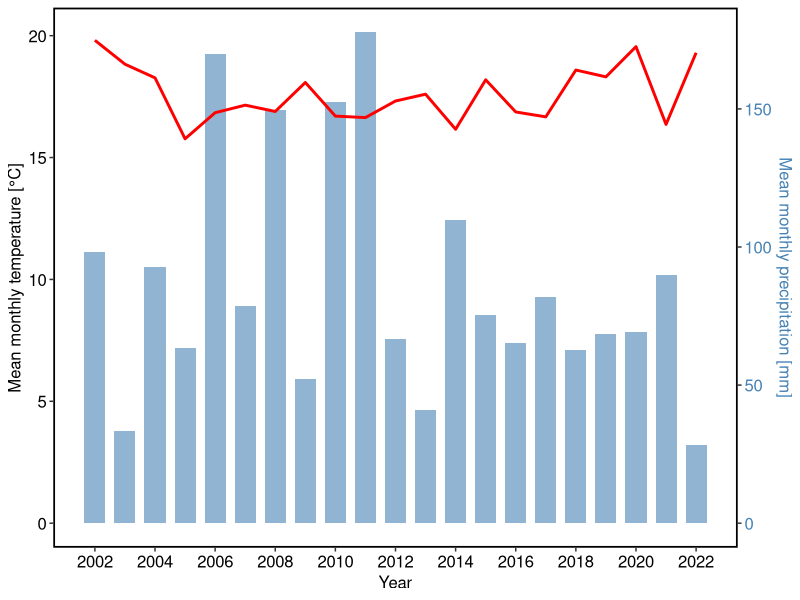

This figure's R source:
## ---- chunk 1
#install.packages("ggplot2")
#install.packages("dplyr")
#install.packages("lubridate")
#install.packages("ggpubr")
#install.packages("tidyverse")
#install.packages("here")
## ---- chunk 2
library(ggplot2)
library(dplyr)
library(lubridate)
library(ggpubr)
library(tidyverse)
library(here)
## ---- chunk 3
# Creates a theme for all plots in this study 
theme_JM <- theme(
  axis.title.x      = element_text(colour = "black", size = 12),
  axis.text.x       = element_text(colour = "black", size = 12), 
  axis.title.y      = element_text(colour = "black", size = 12),
  axis.text.y       = element_text(colour = "black", size = 12), 
  legend.title      = element_text(colour = "black", size = 12),
  legend.text       = element_text(colour = "black", size = 12), 
  legend.position   = "top",
  panel.background  = element_blank(), 
  panel.border      = element_rect(colour = "black", fill = NA, size = 1.2),
  legend.key        = element_blank(),
  strip.text.x      = element_text(colour = "black", size = 12),
  strip.text.y      = element_text(colour = "black", size = 12)
)
## ---- chunk 4
df_precipitation_08 <- read.delim(here("data", "climate", "regional_averages_rr_08.txt"), dec = ".", sep = ";", skip = 1)
df_temperature_08 <- read.delim(here("data", "climate", "regional_averages_tm_08.txt"), dec = ".", sep = ";", skip = 1)
## ---- chunk 5
df_precipitation_08 <- df_precipitation_08 %>%
  select(Year = Jahr, Month = Monat, Precipitation = Schleswig.Holstein)

df_temperature_08 <- df_temperature_08 %>%
  select(Year = Jahr, Month = Monat, Temperature = Schleswig.Holstein)

df_climate_08 <- df_precipitation_08 %>%
  left_join(df_temperature_08, by = c("Year", "Month"))
## ---- chunk 6
max_temp <- max(df_climate_08$Temperature, na.rm = TRUE)
max_precip <- max(df_climate_08$Precipitation, na.rm = TRUE)
scaling_factor <- max_temp / max_precip

plot_climate_08 <- df_climate_08 %>%
  filter(Year > 2001 & Year < 2023) %>%
  ggplot(aes(x = Year)) +
  geom_col(aes(y = Precipitation * scaling_factor), 
           width = 0.7, 
           fill = "steelblue",
           alpha = 0.6) +
  geom_line(aes(y = Temperature), color = "red", linewidth = 1) +
  scale_y_continuous(
    name = "Mean monthly temperature [°C]",
    sec.axis = sec_axis(~./scaling_factor, 
                        name = "Mean monthly precipitation [mm]")
  ) +
  scale_x_continuous(breaks = seq(2002, 2022, by = 2)) +
  labs(x = "Year") +
  theme_JM +
  theme(axis.title.y.right = element_text(color = "steelblue"),
        axis.text.y.right = element_text(color = "steelblue"))
## ---- chunk 7
# ggplot2: Wickham, H., Chang, W., Henry, L., Pedersen, T. L., Takahashi, K., Wilke, C., Woo, K., & Yutani, H. (2024). ggplot2: Create Elegant Data Visualisations Using the Grammar of Graphics. R package version 3.5.1. https://CRAN.R-project.org/package=ggplot2
# dplyr: Wickham, H., François, R., Henry, L., Müller, K., Vaughan, D., & PBC, P. S. (2024). dplyr: A Grammar of Data Manipulation. R package version 1.1.4. https://CRAN.R-project.org/package=dplyr
# lubridate: Spinu, V., Grolemund, G., & Wickham, H. (2024). lubridate: Make Dealing with Dates a Little Easier. R package version 1.9.3. https://CRAN.R-project.org/package=lubridate
# ggpubr: Kassambara, A. (2024). ggpubr: 'ggplot2' Based Publication Ready Plots. R package version 0.6.0. https://CRAN.R-project.org/package=ggpubr
# tidyverse: Wickham, H., Bryan, J., François, R., Henry, L., Müller, K., Pedersen, T. L., & Takahashi, K. (2024). tidyverse: Easily Install and Load the 'Tidyverse'. R package version 2.0.0. https://CRAN.R-project.org/package=tidyverse
# here: Müller, K. & Bryan, J. (2024). here: A Simpler Way to Find Your Files. R package version 1.0.1. https://CRAN.R-project.org/package=here
